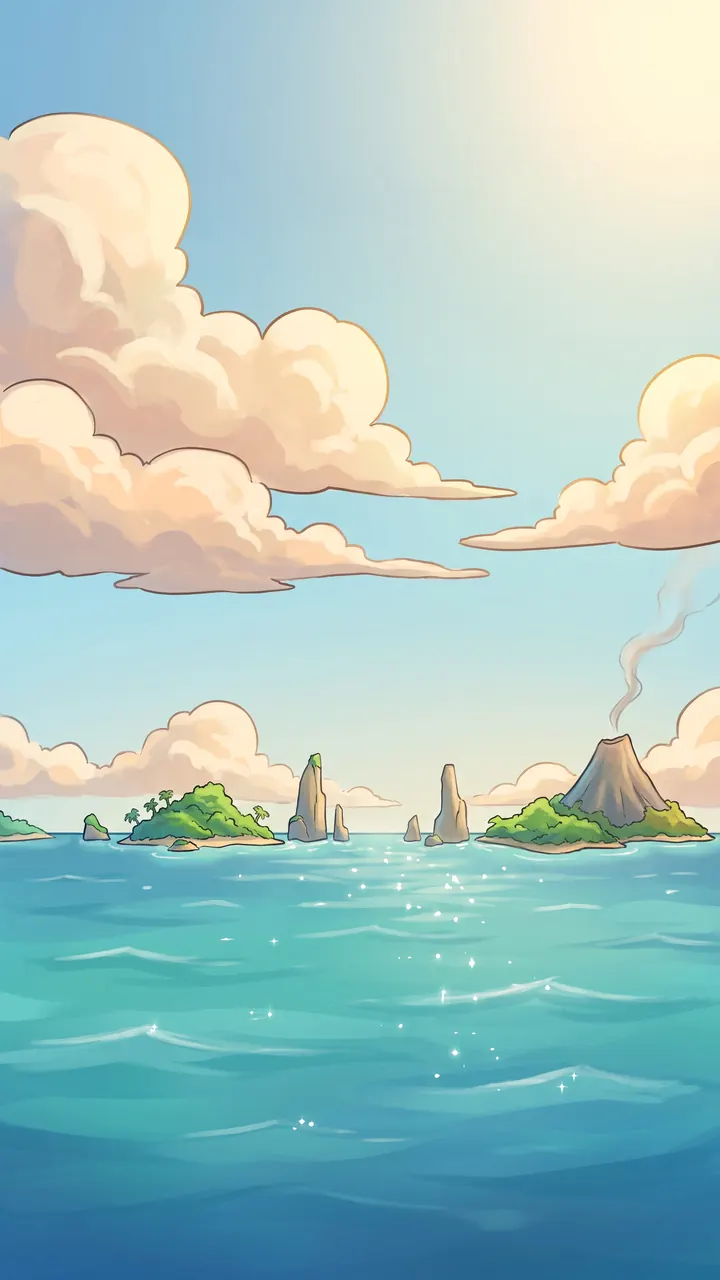
#> input picture img/ui/title_bg.webp, 720 x 1280 px
$ python -i ui_icons.py   (imports and definitions only)
#> lines starting #> are read from the running program, lines starting #| are printed output that depends on the picture; after the words box and inside, x2 and y2 are one past the last pixel; in counts of white or black regions, pixels touching at a corner belong together
#> further down, picture is the input picture: PIL image 720x1280 RGB; mean R, G, B 166.2, 197.8, 193.8
"""界面美术打包（ui 模块）：把 AI 生成的原图（白底）抠底、切格、拼成上线用的 WebP。

    python tools/ui_icons.py            # 读 .cache/art/ui/raw/*.png → img/ui/icons.webp、logo.webp、title_bg.webp、card_fire.webp、card_sea.webp
    python tools/ui_icons.py --preview  # 另存一张深色 / 浅色底的检查图到 .cache/art/ui/preview_*.png
    python tools/ui_icons.py --only icons --q 82   # 只打图集，指定 WebP 质量

原图的提示词见 docs/art-prompts/ui.md。抠底：从图边往里泛洪「接近白色」的像素当背景；贴着背景的一圈按白度给半透明
（画的图标外圈都是深色描边，所以半透明边按深色描边算，不会留白边）。
图集：一格 CELL px，四周留 GUT px 透明边（浏览器缩小时邻格不会渗进来）。打完会自动改写 src/ui/icons.js 里的
SHEET.v（图集内容的哈希，当网址缓存参数）和 SHEET.names（格子顺序），所以别手改那两行。
"""
import argparse, hashlib, json, pathlib, re, sys
from collections import deque
import numpy as np
from PIL import Image, ImageFilter

ROOT = pathlib.Path(__file__).resolve().parent.parent
RAW = ROOT / '.cache/art/ui/raw'
OUT = ROOT / 'img/ui'
CELL = 192      # 一格（显示最大约 64 CSS px，3 倍屏 ≈ 190 设备像素）
GUT = 8         # 每格四周的透明边
INNER = CELL - 2 * GUT
JS = ROOT / 'src/ui/icons.js'

# 原图 → 网格（列, 行）→ 每格的名字（None = 不要）
SOURCES = [
    ('abil_01.png', 3, 3, ['bite', 'fire', 'plunge', 'roar', None, None, 'vortex', 'gulp', 'lock']),   # 冲刺 / 跃出 换成 seaicons 里照海龙设定画的
    ('menu_01.png', 3, 3, ['menu', 'sound', 'mute', 'book', 'dragon', None, 'share', 'hand', 'back']),   # 「继续」三角一直用白色 SVG，不进图集
    ('heads_01.png', 3, 2, ['head_fire0', 'head_fire1', 'head_fire2', 'head_sea0', 'head_sea1', 'head_sea2']),
    ('seaicons_01.png', 3, 2, [None, 'breach', 'bite_sea', 'gulp_sea', 'clock', 'star']),
    ('dash_01.png', 2, 2, [None, 'dash', None, None]),   # 冲刺：四个方案里挑右上（龙头 + 前身往右冲）。原来的左下也是斜着往上 + 水花，和「跃出」太像
    # 海龙阶段头像重画（docs/art-prompts/ui.md §11，.cache/art/ui/queue_heads.py）。有这张就用它，盖掉 heads_01 下排；没有就用下面 NAVY 的本地改色
    ('seaheads_01.png', 3, 1, ['head_sea0', 'head_sea1', 'head_sea2']),
]
OPTIONAL = {'seaheads_01.png'}
# heads_01 下排的海龙头像是浅天蓝色，和模型 / 龙卡 / 海龙图标（深海军蓝 + 青色鳍 + 奶油色喉咙）对不上：本地改色（见 navy_sea）
NAVY = {'head_sea0', 'head_sea1', 'head_sea2'}
# 画完以后再加工：冲刺加三道粗速度线（见 speed_lines），44px 的按钮上也一眼看出「快」
POST = {'dash': 'speed'}
LAYOUT = ['bite', 'fire', 'plunge', 'roar', 'dash', 'breach',
          'vortex', 'gulp', 'lock', 'menu', 'sound', 'mute',
          'book', 'dragon', 'share', 'hand', 'back', 'clock',
          'head_fire0', 'head_fire1', 'head_fire2', 'head_sea0', 'head_sea1', 'head_sea2',
          'bite_sea', 'gulp_sea', 'star']
COLS = 6
CIRCLE = {'head_fire0'}   # 只留圆框以内
# 生成图里照抄参考图的字 / 色块：相对坐标 x0 y0 x1 y1；'grey' 只刷白灰色像素，'all' 整块刷白
CLEAN = {'heads_01.png': [(0.0, 0.0, 0.24, 0.075, 'grey')],
         'seaicons_01.png': [(0.0, 0.0, 0.25, 0.085, 'all'), (0.84, 0.0, 1.0, 0.085, 'all')]}
HOLES = {'dragon': 400, 'back': 400, 'lock': 300}   # 这些图标中间的白洞也挖掉
# 抠底阈值（默认 232 / 26）：「返回」箭头上沿的高光很白，默认阈值会连着描边一起挖掉
THR = {'back': (242, 14)}
# 这些原图里的图标越过了均分的格子线（冲刺的鼻子伸进跃出那格）：整张抠底后按「连在一起的块」分组，块的中心落在哪格就归哪格
BLOBS = {'seaicons_01.png', 'dash_01.png'}


def cut_white(im, thr=232, sat=26, holes=0, band_mode='ink'):
    """白底 → 透明。返回 RGBA。holes > 0：被包住的白色块（面积 > holes 像素，如循环箭头中间的洞）也挖掉。
    band_mode='ink'：外圈是深色描边；'soft'：外圈是浅色（标题字的奶油色外框），只按白度给半透明、不改颜色。"""
#> called with thr = 232, sat = 26, holes = 0, band_mode = 'ink'
    a = np.asarray(im.convert('RGB')).astype(np.int16)
    mn, mx = a.min(2), a.max(2)
    whiteish = (mn >= thr) & (mx - mn <= sat)
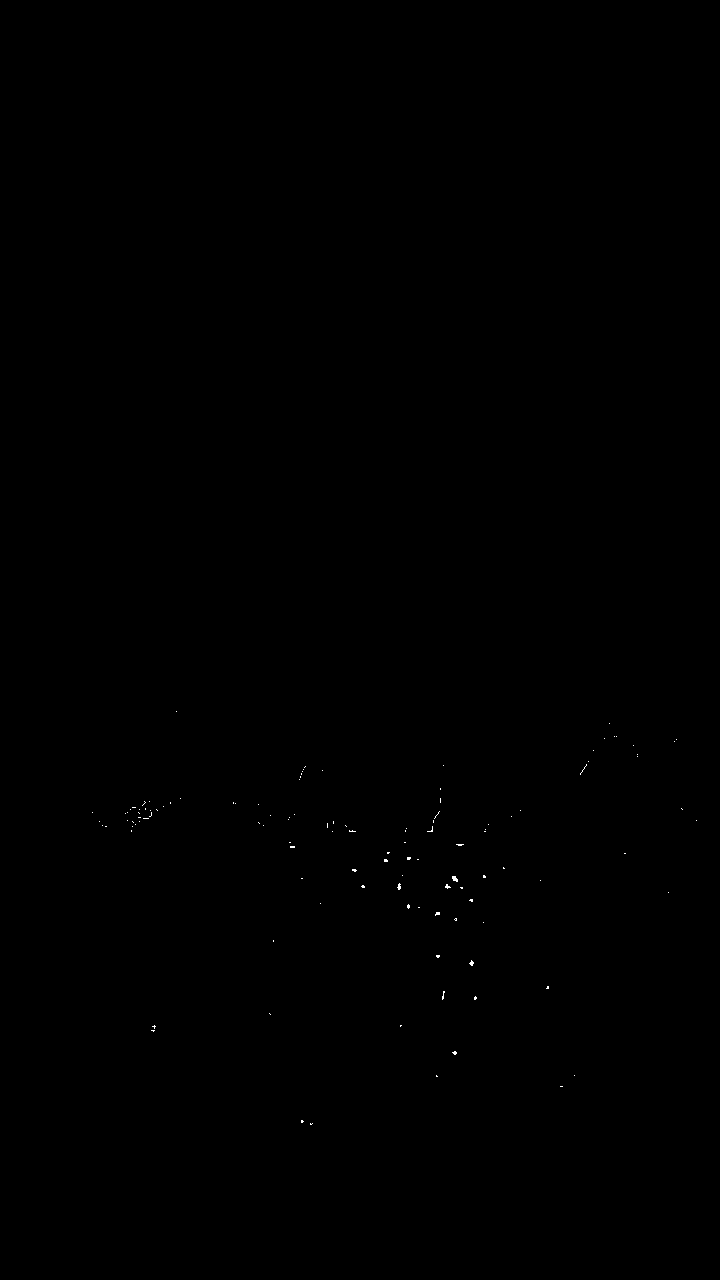
#> whiteish: shape (1280, 720) bool; 0.05% white in thin lines or dots, all inside (x1, y1, x2, y2) = (92, 711, 697, 1125)
    H, W = whiteish.shape
#> H = 1280; W = 720
    bg = np.zeros((H, W), bool)
    q = deque()
    for x in range(W):
        for y in (0, H - 1):
            if whiteish[y, x] and not bg[y, x]: bg[y, x] = True; q.append((y, x))
#> bg: shape (1280, 720) bool; every value is 0
    for y in range(H):
        for x in (0, W - 1):
            if whiteish[y, x] and not bg[y, x]: bg[y, x] = True; q.append((y, x))
    while q:
        y, x = q.popleft()
        for dy, dx in ((1, 0), (-1, 0), (0, 1), (0, -1)):
            ny, nx = y + dy, x + dx
            if 0 <= ny < H and 0 <= nx < W and not bg[ny, nx] and whiteish[ny, nx]:
                bg[ny, nx] = True; q.append((ny, nx))
    if holes:
        seen = bg.copy()
        for y0, x0 in zip(*np.nonzero(whiteish & ~bg)):
            if seen[y0, x0]: continue
            comp = [(y0, x0)]; seen[y0, x0] = True; i = 0
            while i < len(comp):
                y, x = comp[i]; i += 1
                for dy, dx in ((1, 0), (-1, 0), (0, 1), (0, -1)):
                    ny, nx = y + dy, x + dx
                    if 0 <= ny < H and 0 <= nx < W and not seen[ny, nx] and whiteish[ny, nx]:
                        seen[ny, nx] = True; comp.append((ny, nx))
            if len(comp) > holes:
                ys, xs = zip(*comp); bg[list(ys), list(xs)] = True
    alpha = np.where(bg, 0, 255).astype(np.float32)
    rgb = a.astype(np.float32)
    if band_mode == 'soft':
        near = np.asarray(Image.fromarray((bg * 255).astype(np.uint8)).filter(ImageFilter.MaxFilter(5))) > 0
        band = near & ~bg
        k = np.clip((255 - a.min(2)) / 40, 0, 1)
        alpha = np.where(band, np.minimum(alpha, k * 255), alpha)
        return Image.fromarray(np.dstack([rgb, alpha]).clip(0, 255).astype(np.uint8), 'RGBA')
    # 贴着背景的一圈（3px）：按白度给半透明，颜色按「深色描边 + 白底」反推
    near = np.asarray(Image.fromarray((bg * 255).astype(np.uint8)).filter(ImageFilter.MaxFilter(7))) > 0
    band = near & ~bg
    lum = rgb.mean(2)
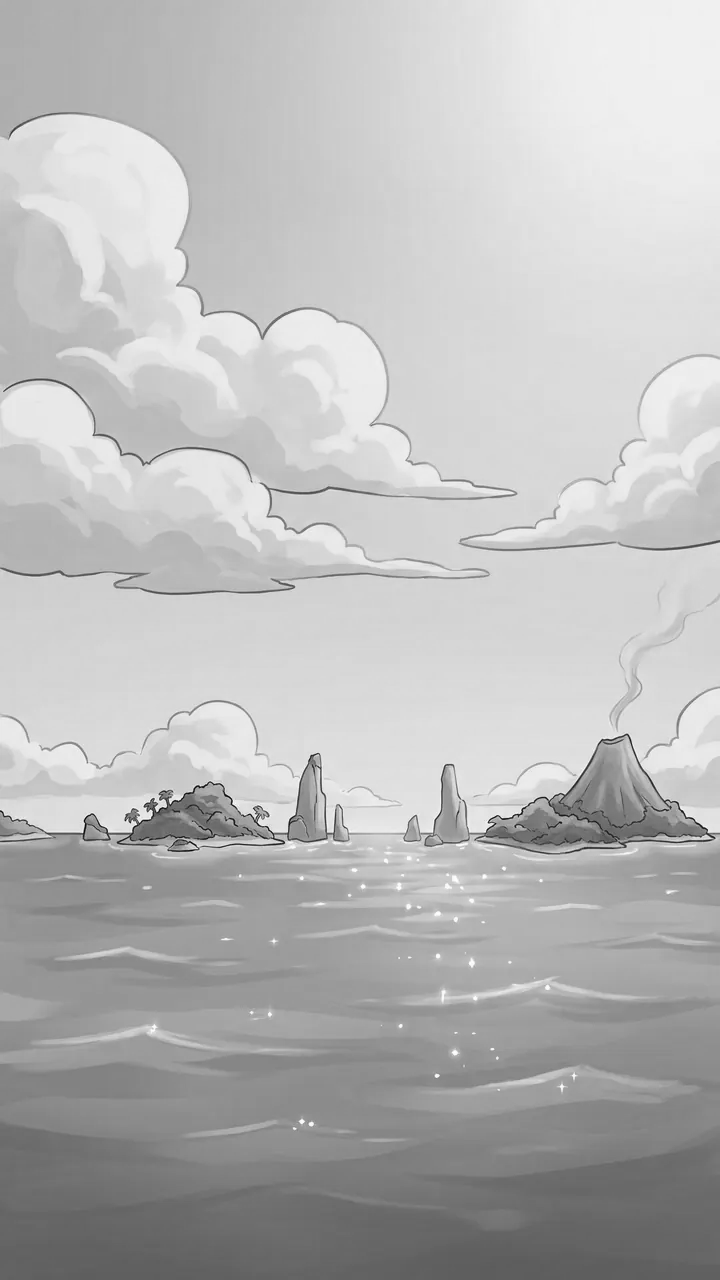
#> lum: shape (1280, 720) float32; min 4.33, max 255, mean 185.9
    ink = np.array([38, 26, 30], np.float32)
    k = np.clip((250 - lum) / (250 - 60), 0, 1)
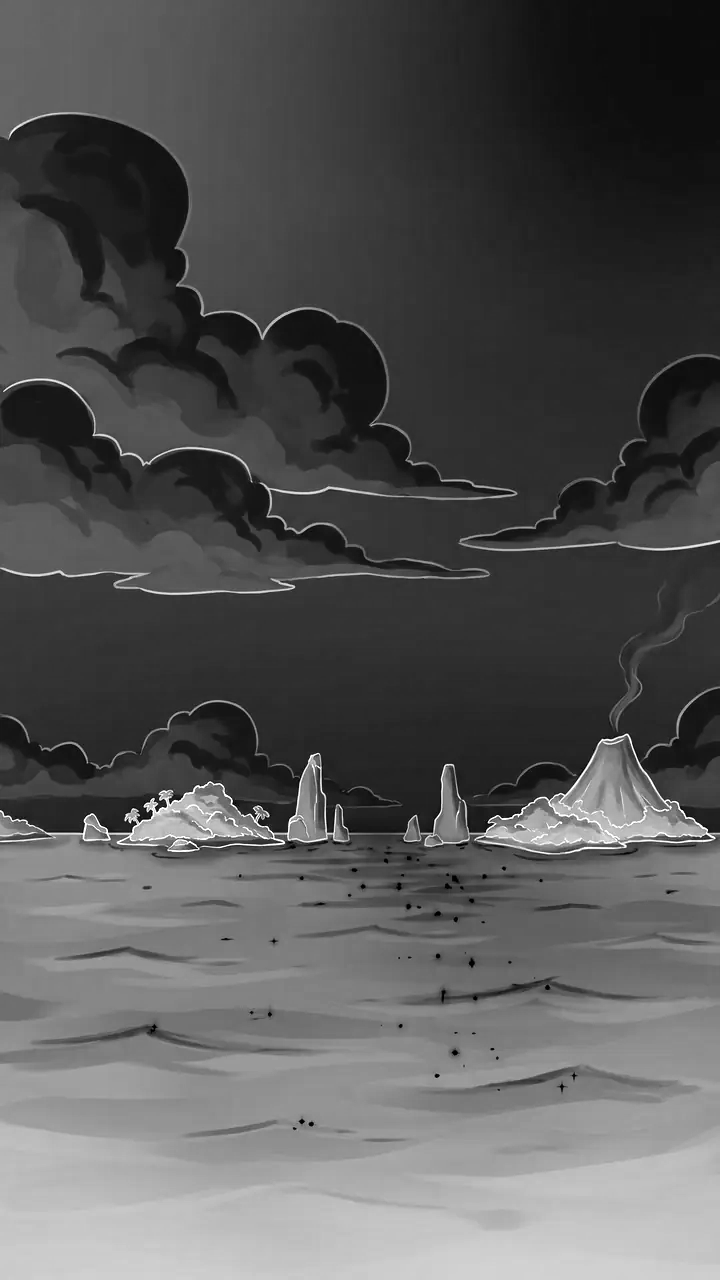
#> k: shape (1280, 720) float32; min 0, max 1, mean 0.337
    alpha = np.where(band, np.minimum(alpha, k * 255), alpha)
#> alpha: shape (1280, 720) float32; every value is 255
    kk = np.maximum(k, 1e-3)[..., None]
    un = (rgb - (1 - kk) * 255) / kk                     # 反推前景色
    un = np.clip(un, 0, 255)
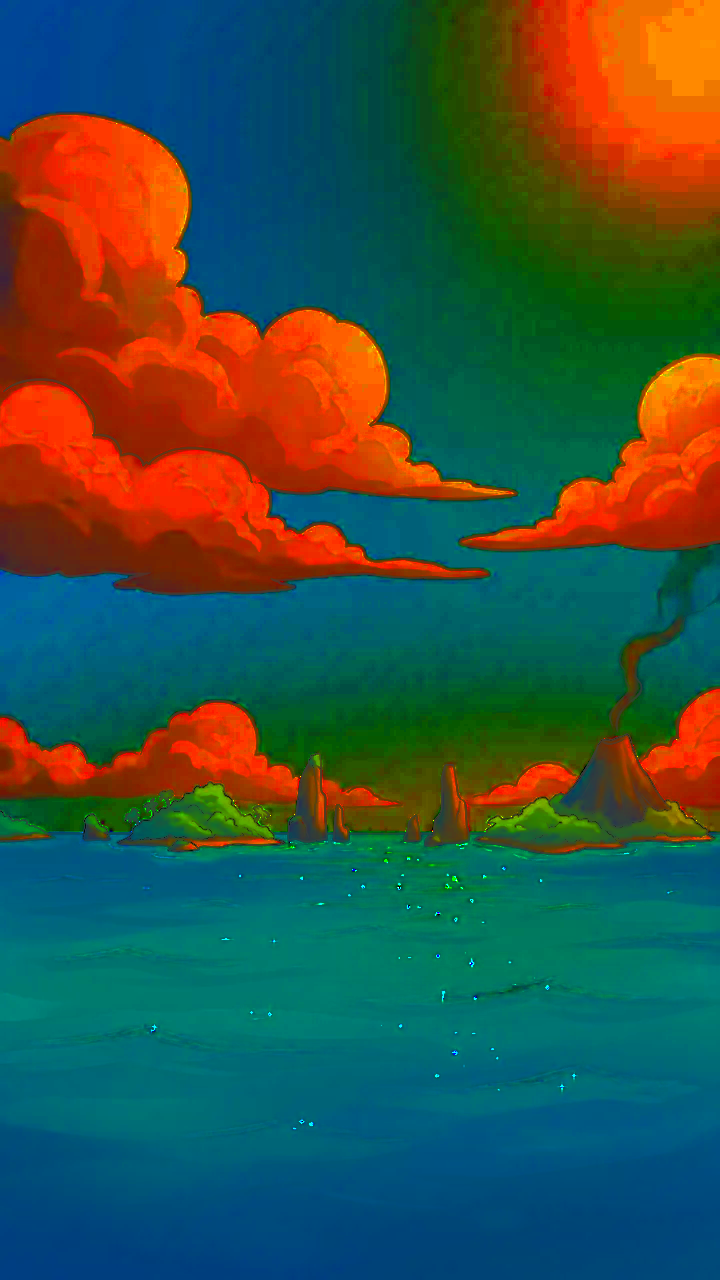
#> un: shape (1280, 720, 3) float32; mean R, G, B 55.2, 83, 68.5
    mix = np.where((band & (k < .98))[..., None], un * .5 + ink * .5, rgb)
    out = np.dstack([mix, alpha]).clip(0, 255).astype(np.uint8)
    return Image.fromarray(out, 'RGBA')


# [51 lines left out: functions split_blobs, speed_lines, not called in this run]


def _ss(e0, e1, x):
    t = np.clip((x - e0) / (e1 - e0), 0, 1); return t * t * (3 - 2 * t)


# [4 lines left out: function _hsv, not called in this run]


def _rgb(h, s, v):
    h = (h % 360) / 60; i = np.floor(h); f = h - i; p = v * (1 - s); q = v * (1 - s * f); t = v * (1 - s * (1 - f)); i = i.astype(int) % 6
    return np.stack([np.choose(i, [v, q, p, p, t, v]), np.choose(i, [t, v, v, q, p, p]), np.choose(i, [p, p, t, v, v, q])], -1)


# [158 lines left out: functions navy_sea, fit, fit_ring, build_icons, build_logo, build_bg and 1 more, not called in this run]


# [10 lines not run here, left out]

>>> from PIL import Image
>>> picture = Image.open('../img/ui/title_bg.webp')
>>> result = cut_white(picture)
